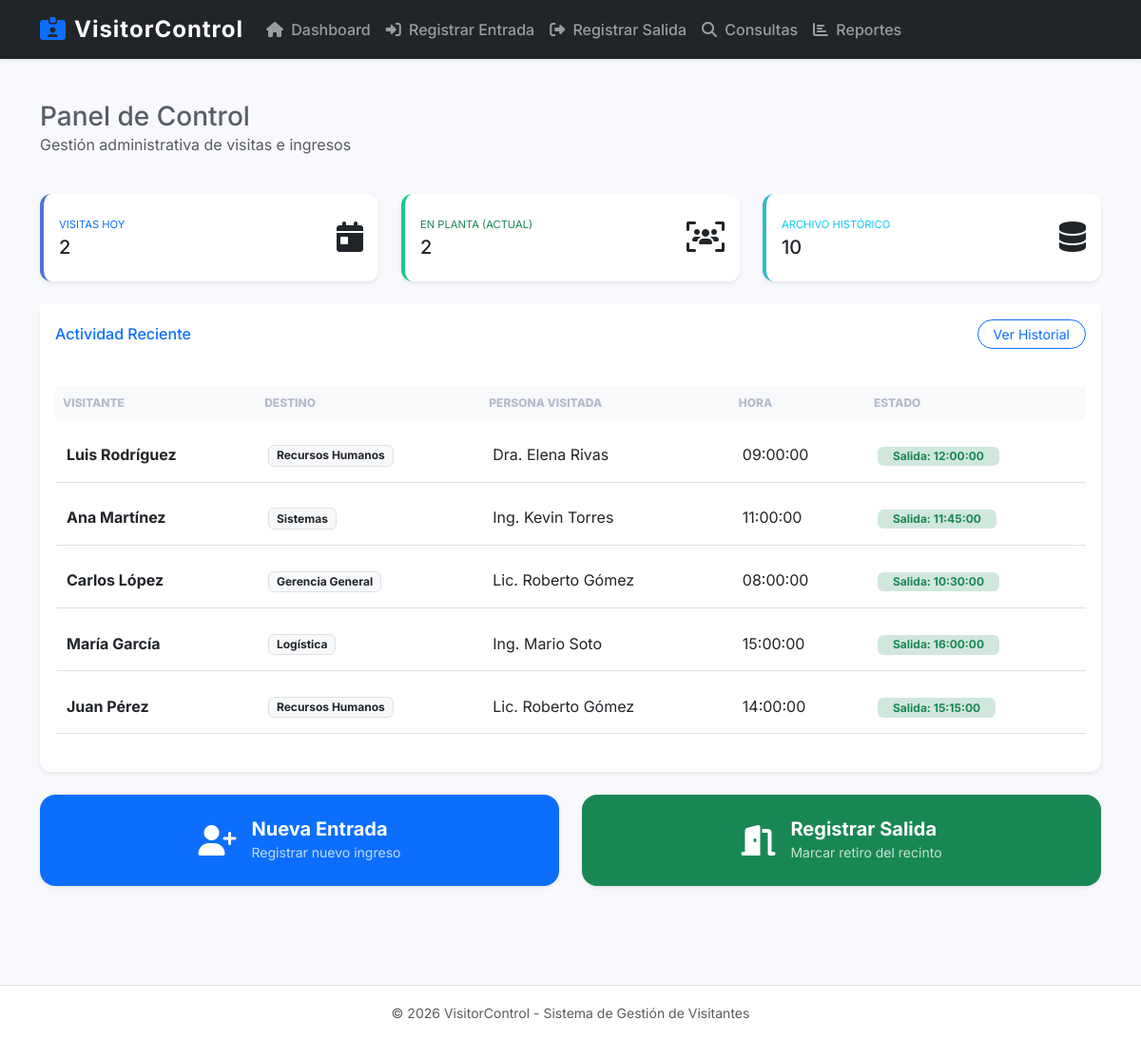
Page /dashboard.php on the committed database.
### tables this page shows
CREATE TABLE IF NOT EXISTS visita (
    id_visita INT AUTO_INCREMENT PRIMARY KEY,
    id_persona INT NOT NULL,
    id_despacho INT NOT NULL,
    persona_visitada VARCHAR(100) NOT NULL,
    fecha DATE NOT NULL,
    hora_entrada TIME NOT NULL,
    hora_salida TIME DEFAULT NULL,
    tiempo_permanencia VARCHAR(50) DEFAULT NULL,
    FOREIGN KEY (id_persona) REFERENCES persona(id_persona),
    FOREIGN KEY (id_despacho) REFERENCES despacho(id_despacho)
);

CREATE TABLE IF NOT EXISTS persona (
    id_persona INT AUTO_INCREMENT PRIMARY KEY,
    nombre VARCHAR(100) NOT NULL,
    dni VARCHAR(20) NOT NULL UNIQUE
);

CREATE TABLE IF NOT EXISTS despacho (
    id_despacho INT AUTO_INCREMENT PRIMARY KEY,
    nombre VARCHAR(100) NOT NULL
);

### dashboard.php (the view)
<?php
require_once "config/conexion.php";
include_once "includes/header.php";
include_once "includes/navbar.php";
$fecha_hoy = date('Y-m-d');
$sql_hoy = "SELECT COUNT(*) as total FROM visita WHERE fecha = '$fecha_hoy'";
$res_hoy = mysqli_query($conexion, $sql_hoy);
$total_hoy = mysqli_fetch_assoc($res_hoy)['total'];
$sql_dentro = "SELECT COUNT(*) as total FROM visita WHERE hora_salida IS NULL";
$res_dentro = mysqli_query($conexion, $sql_dentro);
$total_dentro = mysqli_fetch_assoc($res_dentro)['total'];
$sql_total = "SELECT COUNT(*) as total FROM visita";
$res_total = mysqli_query($conexion, $sql_total);
$total_historico = mysqli_fetch_assoc($res_total)['total'];
$sql_ultimas = "SELECT v.*, p.nombre as visitante, d.nombre as despacho
                FROM visita v
                JOIN persona p ON v.id_persona = p.id_persona
                JOIN despacho d ON v.id_despacho = d.id_despacho
                ORDER BY v.id_visita DESC LIMIT 5";
$res_ultimas = mysqli_query($conexion, $sql_ultimas);
?>
<div class="container container-main fade-in">
    <div class="row mb-4">
        <div class="col-12">
            <h1 class="h3 mb-0 text-gray-800">Panel de Control</h1>
            <p class="text-muted">Gestión administrativa de visitas e ingresos</p>
        </div>
    </div>
    <div class="row">
        <div class="col-xl-4 col-md-6 mb-4">
            <div class="card border-left-primary h-100 py-2 shadow-sm">
                <div class="card-body">
                    <div class="row no-gutters align-items-center">
                        <div class="col mr-2">
                            <div class="text-xs font-weight-bold text-primary text-uppercase mb-1">Visitas hoy</div>
                            <div class="h5 mb-0 font-weight-bold text-gray-800"><?php echo $total_hoy; ?></div>
                        </div>
                        <div class="col-auto">
                            <i class="fas fa-calendar-day fa-2x text-gray-300"></i>
                        </div>
                    </div>
                </div>
            </div>
        </div>
        <div class="col-xl-4 col-md-6 mb-4">
            <div class="card border-left-success h-100 py-2 shadow-sm">
                <div class="card-body">
                    <div class="row no-gutters align-items-center">
                        <div class="col mr-2">
                            <div class="text-xs font-weight-bold text-success text-uppercase mb-1">En Planta (Actual)</div>
                            <div class="h5 mb-0 font-weight-bold text-gray-800"><?php echo $total_dentro; ?></div>
                        </div>
                        <div class="col-auto">
                            <i class="fas fa-users-viewfinder fa-2x text-gray-300"></i>
                        </div>
                    </div>
                </div>
            </div>
        </div>
        <div class="col-xl-4 col-md-6 mb-4">
            <div class="card border-left-info h-100 py-2 shadow-sm">
                <div class="card-body">
                    <div class="row no-gutters align-items-center">
                        <div class="col mr-2">
                            <div class="text-xs font-weight-bold text-info text-uppercase mb-1">Archivo Histórico</div>
                            <div class="h5 mb-0 font-weight-bold text-gray-800"><?php echo $total_historico; ?></div>
                        </div>
                        <div class="col-auto">
                            <i class="fas fa-database fa-2x text-gray-300"></i>
                        </div>
                    </div>
                </div>
            </div>
        </div>
    </div>
    <div class="row">
        <div class="col-12">
            <div class="card shadow-sm mb-4">
                <div class="card-header py-3 d-flex justify-content-between align-items-center bg-white border-bottom-0">
                    <h6 class="m-0 font-weight-bold text-primary">Actividad Reciente</h6>
                    <a href="modulos/consultas.php" class="btn btn-sm btn-outline-primary rounded-pill px-3">Ver Historial</a>
                </div>
                <div class="card-body">
                    <div class="table-responsive">
                        <table class="table table-hover align-middle">
                            <thead class="table-light">
                                <tr>
                                    <th>Visitante</th>
                                    <th>Destino</th>
                                    <th>Persona Visitada</th>
                                    <th>Hora</th>
                                    <th>Estado</th>
                                </tr>
                            </thead>
                            <tbody>
                                <?php if (mysqli_num_rows($res_ultimas) > 0): ?>
                                    <?php while($row = mysqli_fetch_assoc($res_ultimas)): ?>
                                        <tr>
                                            <td class="fw-bold text-dark"><?php echo $row['visitante']; ?></td>
                                            <td><span class="badge bg-light text-dark border"><?php echo $row['despacho']; ?></span></td>
                                            <td><?php echo $row['persona_visitada']; ?></td>
                                            <td><?php echo $row['hora_entrada']; ?></td>
                                            <td>
                                                <?php if($row['hora_salida']): ?>
                                                    <span class="badge bg-success-subtle text-success px-3">Salida: <?php echo $row['hora_salida']; ?></span>
                                                <?php else: ?>
                                                    <span class="badge bg-warning-subtle text-warning-emphasis px-3">En el recinto</span>
                                                <?php endif; ?>
                                            </td>
                                        </tr>
                                    <?php endwhile; ?>
                                <?php else: ?>
                                    <tr><td colspan="5" class="text-center py-4">No hay registros recientes.</td></tr>
                                <?php endif; ?>
                            </tbody>
                        </table>
                    </div>
                </div>
            </div>
        </div>
    </div>
    <div class="row mb-5">
        <div class="col-md-6 mb-3">
            <a href="modulos/registro_entrada.php" class="btn btn-primary d-flex align-items-center justify-content-center py-4 rounded-4 shadow-sm border-0">
                <i class="fas fa-user-plus me-3 fa-2x"></i>
                <div class="text-start">
                    <div class="fw-bold h5 mb-0 text-white">Nueva Entrada</div>
                    <small class="opacity-75">Registrar nuevo ingreso</small>
                </div>
            </a>
        </div>
        <div class="col-md-6 mb-3">
            <a href="modulos/registro_salida.php" class="btn btn-success d-flex align-items-center justify-content-center py-4 rounded-4 shadow-sm border-0">
                <i class="fas fa-door-open me-3 fa-2x"></i>
                <div class="text-start">
                    <div class="fw-bold h5 mb-0 text-white">Registrar Salida</div>
                    <small class="opacity-75">Marcar retiro del recinto</small>
                </div>
            </a>
        </div>
    </div>
</div>
<?php include_once "includes/footer.php"; ?>

### includes/header.php (shortened to what this page needs)
<!DOCTYPE html>
<html lang="es">
<head>
    <link href="https://cdn.jsdelivr.net/npm/bootstrap@5.3.0/dist/css/bootstrap.min.css" rel="stylesheet">
    <link rel="stylesheet" href="https://cdnjs.cloudflare.com/ajax/libs/font-awesome/6.4.0/css/all.min.css">
    <link rel="stylesheet" href="<?php echo BASE_URL; ?>assets/css/style.css">
</head>
<body>

### includes/navbar.php (shortened to what this page needs)
<nav class="navbar navbar-expand-lg navbar-dark bg-dark mb-4 shadow-sm">
    <div class="container container-navbar">
        <a class="navbar-brand fw-bold" href="<?php echo BASE_URL; ?>dashboard.php">
            <i class="fas fa-id-card-clip me-2 text-primary"></i>VisitorControl
        </a>
        <div class="collapse navbar-collapse" id="navbarNav">
            <ul class="navbar-nav me-auto">
                <li class="nav-item">
                    <a class="nav-link" href="<?php echo BASE_URL; ?>dashboard.php">
                        <i class="fas fa-home me-1"></i> Dashboard
                    </a>
                </li>
                <li class="nav-item">
                    <a class="nav-link" href="<?php echo BASE_URL; ?>modulos/registro_entrada.php">
                        <i class="fas fa-sign-in-alt me-1"></i> Registrar Entrada
                    </a>
                </li>
                <li class="nav-item">
                    <a class="nav-link" href="<?php echo BASE_URL; ?>modulos/registro_salida.php">
                        <i class="fas fa-sign-out-alt me-1"></i> Registrar Salida
                    </a>
                </li>
                <li class="nav-item">
                    <a class="nav-link" href="<?php echo BASE_URL; ?>modulos/consultas.php">
                        <i class="fas fa-search me-1"></i> Consultas
                    </a>
                </li>
                <li class="nav-item">
                    <a class="nav-link" href="<?php echo BASE_URL; ?>modulos/reportes.php">
                        <i class="fas fa-chart-bar me-1"></i> Reportes
                    </a>
                </li>
            </ul>
        </div>
    </div>
</nav>

### includes/footer.php (shortened to what this page needs)
    <footer class="footer mt-auto py-3 bg-light border-top">
        <div class="container text-center">
            <span class="text-muted small">&copy; <?php echo date("Y"); ?> VisitorControl - Sistema de Gestión de Visitantes</span>
        </div>
    </footer>
</body>
</html>

### assets/css/style.css (style rules this page uses)
:root { --primary: #4e73df; --success: #1cc88a; --info: #36b9cc; --warning: #f6c23e; --danger: #e74a3b; --secondary: #858796; --dark: #5a5c69; }
body { font-family: 'Inter', sans-serif; background-color: #f8f9fc; color: #5a5c69; display: flex; flex-direction: column; min-height: 100vh; }
.container-main { flex: 1; padding-top: 20px; padding-bottom: 40px; }
.navbar-brand { font-size: 1.5rem; letter-spacing: 1px; }
.nav-link { font-weight: 500; transition: color 0.3s; }
.card { border: none; border-radius: 0.75rem; transition: transform 0.2s ease, box-shadow 0.2s ease; }
.border-left-primary { border-left: 0.25rem solid var(--primary) !important; }
.border-left-success { border-left: 0.25rem solid var(--success) !important; }
.border-left-info { border-left: 0.25rem solid var(--info) !important; }
.text-xs { font-size: .7rem; }
.fade-in { animation: fadeIn 0.5s ease-in; }
.table { border-collapse: separate; border-spacing: 0 8px; }
.table thead th { border-bottom: none; text-transform: uppercase; font-size: 0.75rem; color: #b7b9cc; font-weight: 800; }
.table tbody tr { background-color: #fff; box-shadow: 0 2px 4px rgba(0,0,0,0.02); border-radius: 8px; }
.table tbody td { border-top: none; padding: 1rem 0.75rem; }
.footer { background: #fff !important; }

### rows in the picture
visita: id_persona.nombre "Luis Rodríguez", id_despacho.nombre "Recursos Humanos", persona_visitada "Dra. Elena Rivas", hora_entrada "09:00:00", hora_salida "12:00:00"
visita: id_persona.nombre "Ana Martínez", id_despacho.nombre "Sistemas", persona_visitada "Ing. Kevin Torres", hora_entrada "11:00:00", hora_salida "11:45:00"
visita: id_persona.nombre "Carlos López", id_despacho.nombre "Gerencia General", persona_visitada "Lic. Roberto Gómez", hora_entrada "08:00:00", hora_salida "10:30:00"
visita: id_persona.nombre "María García", id_despacho.nombre "Logística", persona_visitada "Ing. Mario Soto", hora_entrada "15:00:00", hora_salida "16:00:00"
visita: id_persona.nombre "Juan Pérez", id_despacho.nombre "Recursos Humanos", persona_visitada "Lic. Roberto Gómez", hora_entrada "14:00:00", hora_salida "15:15:00"

### other values in the picture
$total_hoy "2"
$total_dentro "2"
$total_historico "10"
